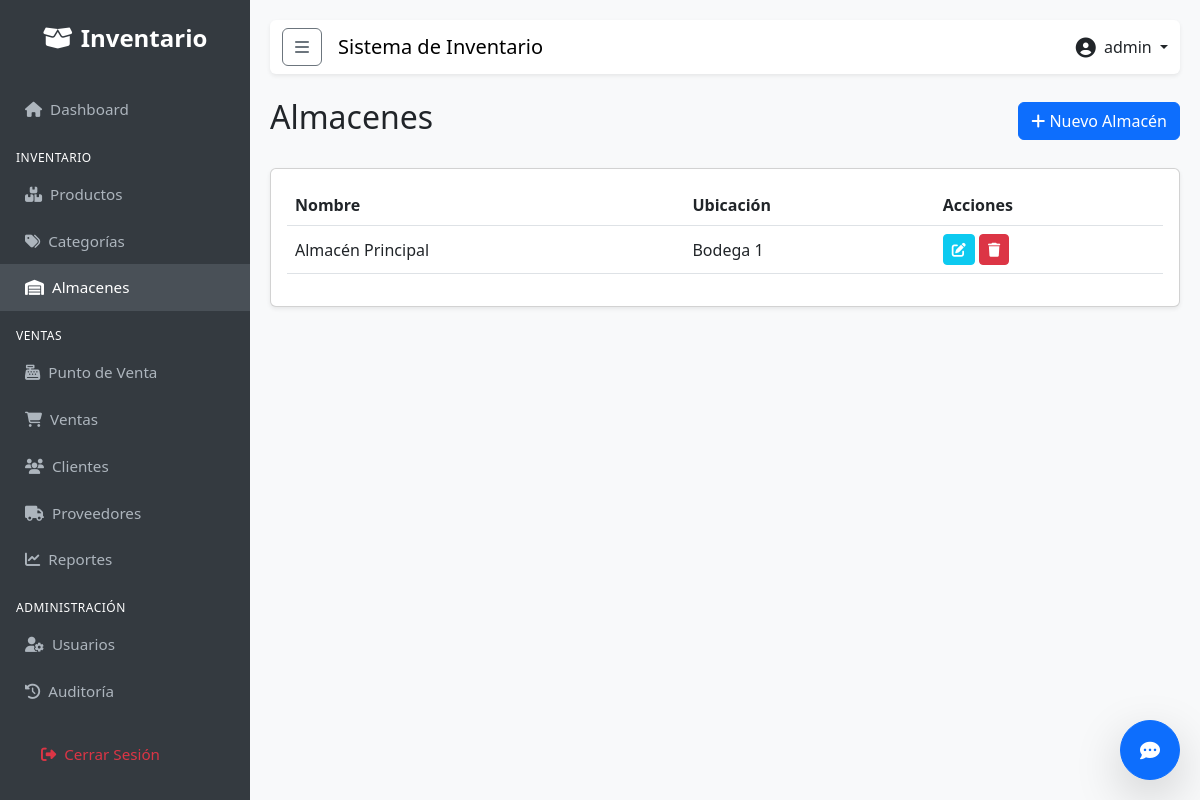
The page /inventory/warehouses/ (signed in) on the database its author committed.
### apps/users/models.py (models this page shows, shortened)
class User(AbstractUser):
    class Role(models.TextChoices):
        ADMIN = 'ADMIN', _('Administrador')
        SELLER = 'SELLER', _('Vendedor')
        WAREHOUSE = 'WAREHOUSE', _('Almacenista')
    role = models.CharField(
        max_length=50,
        choices=Role.choices,
        default=Role.SELLER,
        verbose_name=_('Rol')
    )
    phone = models.CharField(max_length=20, blank=True, null=True, verbose_name=_('Teléfono'))
    class Meta:
        verbose_name = _('Usuario')
        verbose_name_plural = _('Usuarios')

### apps/inventory/models.py (models this page shows, shortened)
class Warehouse(models.Model):
    name = models.CharField(max_length=100, unique=True, verbose_name=_('Nombre'))
    location = models.CharField(max_length=200, blank=True, verbose_name=_('Ubicación'))
    class Meta:
        verbose_name = _('Almacén')
        verbose_name_plural = _('Almacenes')

### apps/inventory/views.py (the view)
# urls.py: path('warehouses/', WarehouseListView.as_view(), name='warehouse_list'),
class WarehouseListView(LoginRequiredMixin, ListView):
    model = Warehouse
    template_name = 'inventory/warehouse_list.html'
    context_object_name = 'warehouses'

### templates/inventory/warehouse_list.html (shortened to what this page needs)
{% extends 'base.html' %}
{% block content %}
<div class="d-flex justify-content-between align-items-center mb-4">
    <h2>Almacenes</h2>
    <a href="{% url 'inventory:warehouse_add' %}" class="btn btn-primary">
        <i class="fas fa-plus"></i> Nuevo Almacén
    </a>
</div>
<div class="card shadow-sm">
    <div class="card-body">
        <div class="table-responsive">
            <table class="table table-hover align-middle">
                <thead>
                    <tr>
                        <th>Nombre</th>
                        <th>Ubicación</th>
                        <th>Acciones</th>
                    </tr>
                </thead>
                <tbody>
                    {% for warehouse in warehouses %}
                    <tr>
                        <td>{{ warehouse.name }}</td>
                        <td>{{ warehouse.location }}</td>
                        <td>
                            <a href="{% url 'inventory:warehouse_edit' warehouse.pk %}"
                                class="btn btn-sm btn-info text-white">
                                <i class="fas fa-edit"></i>
                            </a>
                            <a href="{% url 'inventory:warehouse_delete' warehouse.pk %}" class="btn btn-sm btn-danger">
                                <i class="fas fa-trash"></i>
                            </a>
                        </td>
                    </tr>
                    {% empty %}
                    <tr>
                        <td colspan="3" class="text-center text-muted">No hay almacenes registrados.</td>
                    </tr>
                    {% endfor %}
                </tbody>
            </table>
        </div>
    </div>
</div>
{% endblock %}

### templates/base.html (shortened to what this page needs)
{% load static %}
<!DOCTYPE html>
<html lang="es">
<head>
    <link href="https://cdn.jsdelivr.net/npm/bootstrap@5.3.0/dist/css/bootstrap.min.css" rel="stylesheet">
    <link rel="stylesheet" href="https://cdnjs.cloudflare.com/ajax/libs/font-awesome/6.4.0/css/all.min.css">
</head>
<body>
    <div class="sidebar" id="sidebar">
        <div class="brand">
            <i class="fas fa-box-open me-2"></i>Inventario
        </div>
        <a href="{% url 'dashboard:index' %}"
            class="{% if request.resolver_match.app_name == 'dashboard' %}active{% endif %}">
            <i class="fas fa-home me-2"></i>Dashboard
        </a>
        <div class="sidebar-heading mt-3 px-3 mb-1">Inventario</div>
        <a href="{% url 'inventory:product_list' %}"
            class="{% if request.resolver_match.url_name == 'product_list' %}active{% endif %}">
            <i class="fas fa-boxes me-2"></i>Productos
        </a>
        <a href="{% url 'inventory:category_list' %}"
            class="{% if request.resolver_match.url_name == 'category_list' %}active{% endif %}">
            <i class="fas fa-tags me-2"></i>Categorías
        </a>
        <a href="{% url 'inventory:warehouse_list' %}"
            class="{% if request.resolver_match.url_name == 'warehouse_list' %}active{% endif %}">
            <i class="fas fa-warehouse me-2"></i>Almacenes
        </a>
        <div class="sidebar-heading mt-3 px-3 mb-1">Ventas</div>
        <a href="{% url 'sales:pos' %}" class="{% if request.resolver_match.url_name == 'pos' %}active{% endif %}">
            <i class="fas fa-cash-register me-2"></i>Punto de Venta
        </a>
        <a href="{% url 'sales:sale_list' %}"
            class="{% if request.resolver_match.url_name == 'sale_list' %}active{% endif %}">
            <i class="fas fa-shopping-cart me-2"></i>Ventas
        </a>
        <a href="{% url 'sales:client_list' %}"
            class="{% if request.resolver_match.url_name == 'client_list' %}active{% endif %}">
            <i class="fas fa-users me-2"></i>Clientes
        </a>
        <a href="{% url 'sales:supplier_list' %}"
            class="{% if request.resolver_match.url_name == 'supplier_list' %}active{% endif %}">
            <i class="fas fa-truck me-2"></i>Proveedores
        </a>
        <a href="{% url 'sales:sales_report' %}"
            class="{% if request.resolver_match.url_name == 'sales_report' %}active{% endif %}">
            <i class="fas fa-chart-line me-2"></i>Reportes
        </a>
        {% if user.is_superuser %}
        <div class="sidebar-heading mt-3 px-3 mb-1">Administración</div>
        <a href="{% url 'users:user_list' %}"
            class="{% if request.resolver_match.url_name == 'user_list' %}active{% endif %}">
            <i class="fas fa-user-cog me-2"></i>Usuarios
        </a>
        <a href="{% url 'users:audit_log' %}"
            class="{% if request.resolver_match.url_name == 'audit_log' %}active{% endif %}">
            <i class="fas fa-history me-2"></i>Auditoría
        </a>
        {% endif %}
        <div class="mt-auto p-3">
            <a href="{% url 'users:logout' %}" class="text-danger">
                <i class="fas fa-sign-out-alt me-2"></i>Cerrar Sesión
            </a>
        </div>
    </div>
    <div class="main-content">
        <nav class="navbar navbar-expand-lg navbar-light bg-white mb-4 shadow-sm rounded">
            <div class="container-fluid">
                <button class="btn btn-outline-secondary me-3" id="sidebarToggle">
                    <i class="fas fa-bars"></i>
                </button>
                <span class="navbar-brand mb-0 h1">Sistema de Inventario</span>
                <div class="ms-auto d-flex align-items-center">
                    <div class="dropdown">
                        <a class="nav-link dropdown-toggle" href="#" role="button" data-bs-toggle="dropdown">
                            <i class="fas fa-user-circle fa-lg me-1"></i> {{ user.username }}
                        </a>
                    </div>
                </div>
            </div>
        </nav>
        {% block content %}
        {% endblock %}
    </div>
    <div id="chat-widget" style="position: fixed; bottom: 20px; right: 20px; z-index: 1050;">
        <button id="chat-toggle" class="btn btn-primary rounded-circle shadow-lg" style="width: 60px; height: 60px;">
            <i class="fas fa-comment-dots fa-lg"></i>
        </button>
    </div>
</body>
</html>

### templates/base.html (style rules this page uses)
body { font-family: 'Segoe UI', Tahoma, Geneva, Verdana, sans-serif; background-color: #f8f9fa; }
.sidebar { height: 100vh; position: fixed; top: 0; left: 0; width: 250px; background-color: #343a40; padding-top: 20px; color: white; transition: all 0.3s; z-index: 1000; overflow-y: auto; }
.sidebar a { padding: 12px 25px; text-decoration: none; font-size: 0.95rem; color: #adb5bd; display: block; transition: 0.3s; }
.sidebar a:hover, .sidebar a.active { color: white; background-color: #495057; }
.sidebar .brand { font-size: 1.5rem; text-align: center; margin-bottom: 30px; color: white; font-weight: bold; }
.sidebar-heading { font-size: 0.75rem; text-transform: uppercase; letter-spacing: 0.5px; }
.main-content { margin-left: 250px; padding: 20px; transition: all 0.3s; }

### rows shown on the page
User: username "admin"
Warehouse: name "Almacén Principal", location "Bodega 1"
